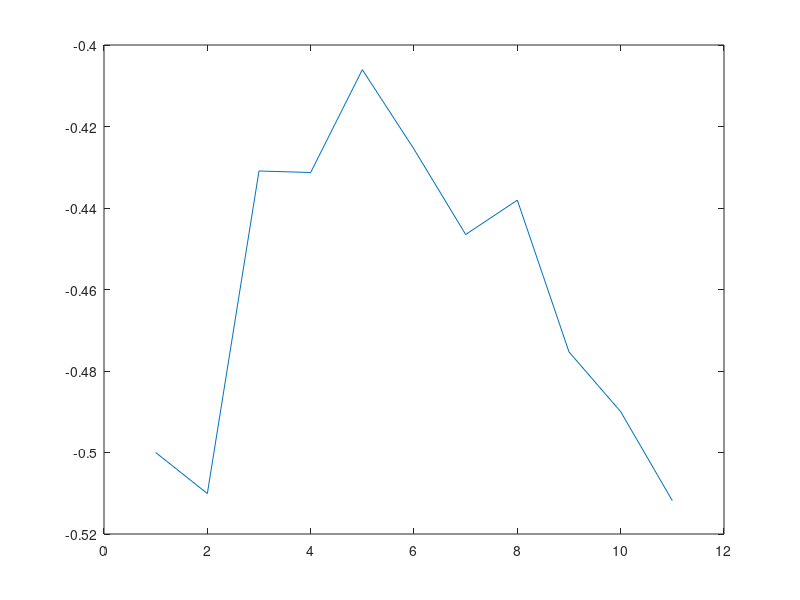
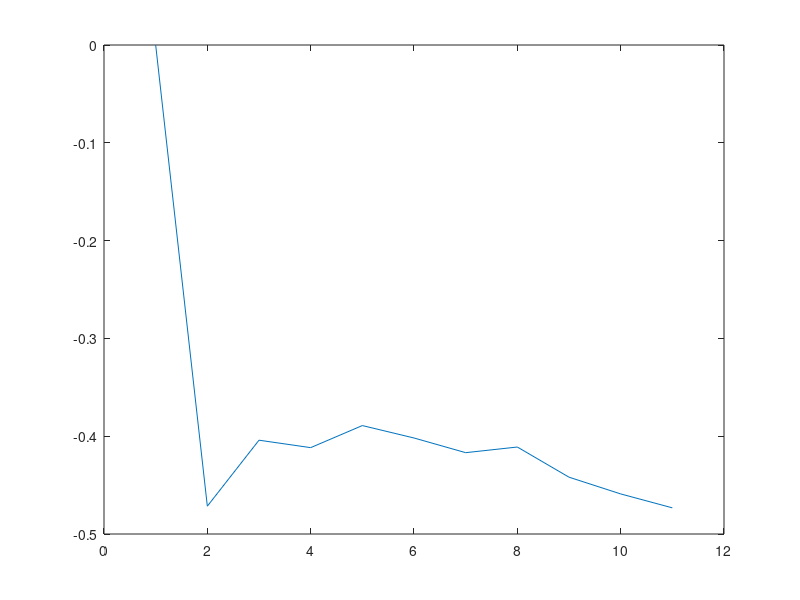

MATLAB code to generate these figures, in order: (Note: this script raises an error after producing the figures.)
%%%%%%%%%%%%%%%%%%%%%%%%%%%%%%%%%%%%%%%%%%%%%%%%%%%%%%%%%%%%%%%%%%%%%%%%%%%%%%%%%%%%%%%%%%%%%
%                                      Spline Filter                                        %
%%%%%%%%%%%%%%%%%%%%%%%%%%%%%%%%%%%%%%%%%%%%%%%%%%%%%%%%%%%%%%%%%%%%%%%%%%%%%%%%%%%%%%%%%%%%%
%                   S.Rajiv, B. Balaji, R.Tharmarasa,  and T.Kirubarajan                    %
%           ECE Dept., McMaster University, Hamilton, Ontario, L8S 4K1, Canada.             %
%           sithirr@mcmaster.ca, tharman@grads.ece.mcmaster.ca, kiruba@mcmaster.ca          %
%                                                                                           %
%                                 B. Balaji and M.McDonald                                  %
%              Defence R&D Canada, 3701 Carling Avenue, Ottawa, ON K1A 0Z4, Canada.         %
%						   bhashyam.balaji@drdc-rddc.gc.ca                                  %
%                           mike.mcdonald@drdc-rddc.gc.ca                                   %
%                                                                                           %
%                                       M.Pelletier                                         %
%                           FLIR - Radars, Laval, QC, Canada.                               %
%                               Michel.Pelletier@flir.com                                   %
%%%%%%%%%%%%%%%%%%%%%%%%%%%%%%%%%%%%%%%%%%%%%%%%%%%%%%%%%%%%%%%%%%%%%%%%%%%%%%%%%%%%%%%%%%%%%
function MyTrial()

clear all;
close all;

%Signal Part

USE_ONLY_SIGNIFICANYT_POINTS = 0;
dt=0.01;
X0=-0.50;
NTsteps=10;
X1(1:NTsteps+1)=0;
X1(1)=X0;
sigma_x=0.3;
for ii=1:NTsteps
    Winc=sqrt(dt)*randn;
    fx1=1.2*cos(3*X1(ii));
    gx1=sigma_x;
    X1(ii+1)=X1(ii)+dt*fx1+Winc*gx1;
end
figure(1);
plot(X1)
%Measurement Part: Continuous-Discrete Model

cdY0=0;
cdY1(1:NTsteps+1)=0;
cdY1(1)=cdY0;
cdsigma_y1=0.05; %0.05, 0.0125 in C-C
for ii=1:NTsteps
    cdWincy=sqrt(dt)*randn;
    %cdf1=X1(ii+1);
    cdgy1=cdsigma_y1;
    cdY1(ii+1)=atan(X1(ii+1))+cdgy1*cdWincy;
end
figure(3);
plot(cdY1)

% Compute the transition probability density

dx1=0.01;
X1lims=-1.5:dx1:1.5;

lx1=length(X1lims);

r=0.5; %Symmetric discretization

for ii=1:lx1
    for jj=1:lx1
        x=X1lims(ii);
        y=X1lims(jj);
        X1r=X1lims(jj)+r*(X1lims(ii)-X1lims(jj));
        P(jj,ii)=(1./(sqrt(2*pi*dt)*sigma_x)).*...
            exp(-0.5*dt*(1/sigma_x^2)*( (x-y)./dt-1.2*cos(3*X1r)).^2+...
            r*dt*3.6*sin(3*X1r));
    end
end
% P(jj,ii) is the probability of going from jj to ii.
% Coverting Transition Probability to a 2D Spline
% The values of x are stored in X1lims vector and the transiiton
% probabilites are stored in P matrix.
% Points ={X1lims,X1lims};

%definingtransitionsplines;
for ii = 1: lx1
    Pnorm(ii,:) = P(ii,:)/sum(P(ii,:));
end
for tt = 1:lx1
    if USE_ONLY_SIGNIFICANYT_POINTS == 1
        [sign_points] = find_significant_points(Pnorm(:,tt), lx1);
    else
        sign_points = 1:lx1;
    end
    Probability(tt) = spaps(X1lims(sign_points), Pnorm(sign_points,tt), 1e-10);    
end
%Here we are essentially trying to multiply the Transition probabilty
%spline with the prior.

%Initialize pdf
%This part is spline version.
t(1:lx1)=1;
% the prior is the first rox of t matrix as it represents
prior = spaps(X1lims, t(1,:), 1e-10);
%for ss = 1:NTsteps
%  multiplyingpriorandtransition;
predicted = prior;
for kk = 1:NTsteps
    for uu = 1: lx1
        tpred(uu)= fncmb( predicted ,'*', Probability(uu));
        predsum(uu) = fnval(fnint(tpred(uu)), tpred(uu).breaks(end));
    end

    predsumforplot = predsum.';

    predictedval = predsumforplot/sum(predsumforplot*dx1);
    if USE_ONLY_SIGNIFICANYT_POINTS == 1
        sign_points = find_significant_points(predictedval', lx1);
    else
        sign_points = 1:lx1;
    end
    predicted = spaps(X1lims(sign_points),predictedval(sign_points), 1e-20);

    Corr=(1/(sqrt(2*pi)*cdsigma_y1))*exp(-(1/(2*cdsigma_y1^2))*(cdY1(kk+1)-atan(X1lims)).^2);
    if USE_ONLY_SIGNIFICANYT_POINTS == 1
        sign_points = find_significant_points(Corr, lx1);
    else
        sign_points = 1:lx1;
    end
    likelihoodDistribution = spaps(X1lims(sign_points), Corr(sign_points), 1e-10);
    updatedPDF(kk) = fncmb(predicted, '*', likelihoodDistribution);
    cum_pro = fnval(fnint(updatedPDF(kk)), updatedPDF(kk).breaks(end));    
    updatedPDF(kk).coefs = updatedPDF(kk).coefs/cum_pro;
    predicted = updatedPDF(kk);
end

%The correction part has to come in here.



% To normalize the predicted values to accomodate for the transition
% probability matrix having values greater than one.


%Original from Balaji paper
u(1:NTsteps,1:lx1)=1;

for kk=1:NTsteps
    upred=P(:,:)*u(kk,:).'*dx1; %Prediction
    Corr=(1/(sqrt(2*pi)*cdsigma_y1))*exp(-(1/(2*cdsigma_y1^2))*(cdY1(kk+1)-atan(X1lims)).^2);
    ucorr=Corr.*upred.'; %Correction
    u(kk+1,:)=ucorr/(sum(ucorr*dx1)); %Normalized
end

figure
fnplt(updatedPDF(NTsteps));
hold on
plot(X1lims,u(kk+1,:),'r');
legend('Spline', 'Numerical')

%Conditional Mean

for ll=1:NTsteps
X1mean(ll)=dot(squeeze(u(ll,:)),X1lims)*dx1;
X2mean(ll) = 0;
for ii = 1:lx1
    X2mean(ll) = X2mean(ll) + dot(fnval(updatedPDF(ll), updatedPDF(ll).breaks(ii)),X1lims(ii));
end
X2mean(ll) = X2mean(ll)*dx1;
end

figure(4);
plot(1:NTsteps,X1(2:end),'-',1:NTsteps,X1mean,'o',1:NTsteps,X2mean,'r');
legend('Truth','Numerical','Spline')

end 

function [sign_points] = find_significant_points(P, lx1)

sign_points = find(P > 0.01);
if sign_points(1) > 2
    sign_points = [floor(sign_points(1)/2) sign_points];
end
if isempty(sign_points == 1)
    sign_points = [1 sign_points];
end
if sign_points(end) < lx1-2
    sign_points = [sign_points ceil((lx1 + sign_points(end))/2)];
end
if isempty(sign_points == lx1)
    sign_points = [sign_points lx1];
end

end
